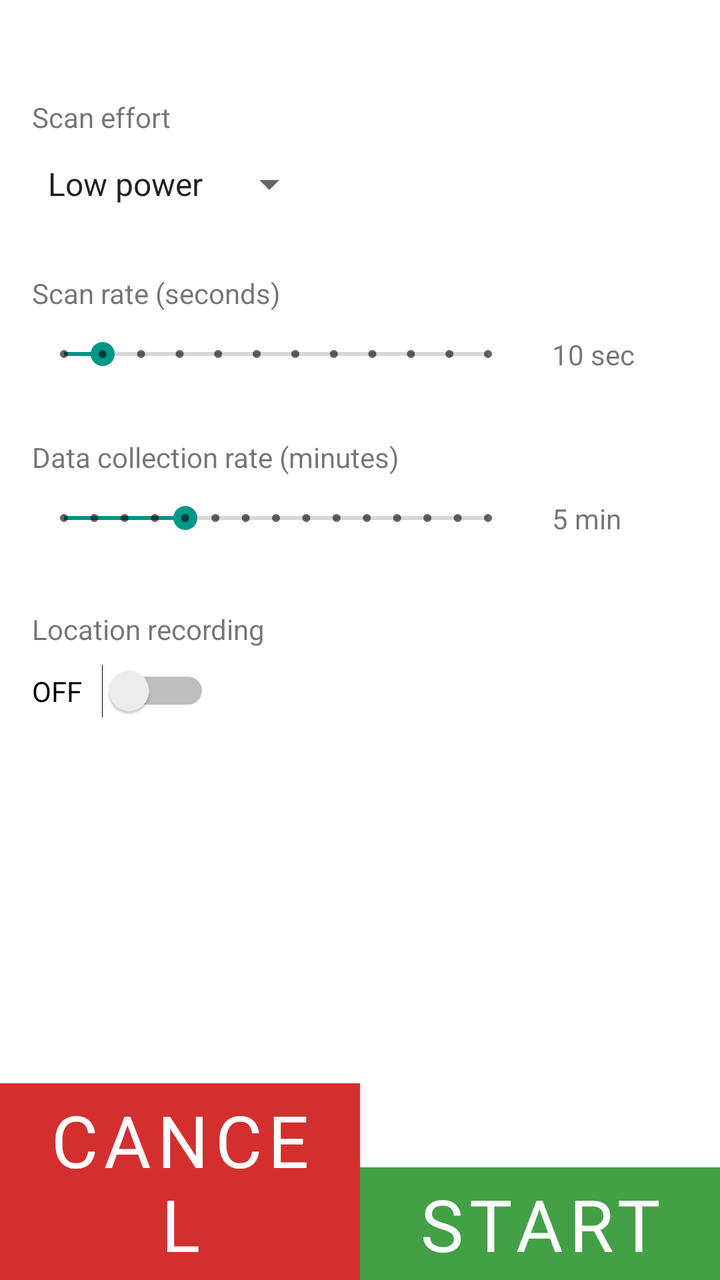
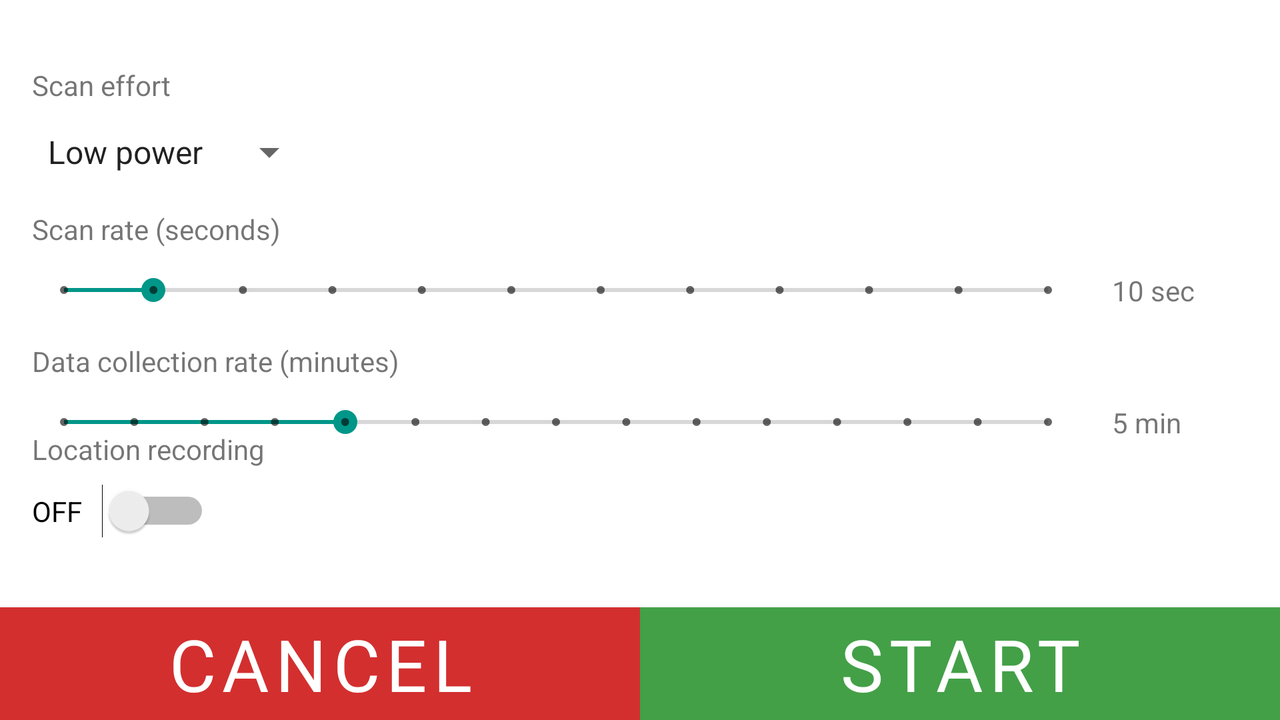

Compare how this app lays out the same screen by default and in its alternative resource folder. The renders come first, then the two layout files and the values they reference.
<!-- AndroidManifest.xml: application theme AppTheme -->
<!-- res/layout/data_collection_options_fragment.xml -->
<?xml version="1.0" encoding="utf-8"?>
<ScrollView xmlns:android="http://schemas.android.com/apk/res/android"
    xmlns:app="http://schemas.android.com/apk/res-auto"
    xmlns:tools="http://schemas.android.com/tools"
    android:layout_width="match_parent"
    android:layout_height="match_parent"
    android:fillViewport="true"
    tools:context=".ui.dataCollectionOptions.DataCollectionOptionsFragment">

    <androidx.constraintlayout.widget.ConstraintLayout
        android:layout_width="match_parent"
        android:layout_height="wrap_content">

        <Button
            android:id="@+id/dataCollectionOptionsCancelButton"
            android:layout_width="0dp"
            android:layout_height="wrap_content"
            android:backgroundTint="#D32F2F"
            android:fontFamily="@font/open_sans"
            android:insetTop="0dp"
            android:insetBottom="0dp"
            android:text="Cancel"
            android:textSize="36sp"
            android:typeface="sans"
            app:cornerRadius="0dp"
            app:layout_constraintBottom_toBottomOf="parent"
            app:layout_constraintEnd_toStartOf="@+id/verticalGuideline"
            app:layout_constraintStart_toStartOf="parent" />

        <Button
            android:id="@+id/dataCollectionOptionsStartButton"
            android:layout_width="0dp"
            android:layout_height="wrap_content"
            android:backgroundTint="#43A047"
            android:fontFamily="@font/open_sans"
            android:insetTop="0dp"
            android:insetBottom="0dp"
            android:text="Start"
            android:textSize="36sp"
            android:typeface="monospace"
            app:cornerRadius="0dp"
            app:layout_constraintBottom_toBottomOf="parent"
            app:layout_constraintEnd_toEndOf="parent"
            app:layout_constraintStart_toStartOf="@+id/verticalGuideline" />

        <androidx.constraintlayout.widget.Guideline
            android:id="@+id/verticalGuideline"
            android:layout_width="wrap_content"
            android:layout_height="wrap_content"
            android:orientation="vertical"
            app:layout_constraintGuide_percent="0.5" />

        <SeekBar
            android:id="@+id/dataCollectionOptionsScanRateSeekbar"
            style="@style/Widget.AppCompat.SeekBar.Discrete"
            android:layout_width="0dp"
            android:layout_height="wrap_content"
            android:layout_marginStart="16dp"
            android:layout_marginTop="64dp"
            android:layout_marginEnd="100dp"
            android:max="11"
            android:progress="1"
            app:layout_constraintEnd_toEndOf="parent"
            app:layout_constraintHorizontal_bias="1.0"
            app:layout_constraintStart_toStartOf="parent"
            app:layout_constraintTop_toBottomOf="@+id/dataCollectionOptionsEffortSpinner" />

        <SeekBar
            android:id="@+id/dataCollectionOptionsDataRateSeekbar"
            style="@style/Widget.AppCompat.SeekBar.Discrete"
            android:layout_width="0dp"
            android:layout_height="wrap_content"
            android:layout_marginTop="64dp"
            android:max="14"
            android:progress="4"
            app:layout_constraintEnd_toEndOf="@+id/dataCollectionOptionsScanRateSeekbar"
            app:layout_constraintStart_toStartOf="@+id/dataCollectionOptionsEffortSpinner"
            app:layout_constraintTop_toBottomOf="@+id/dataCollectionOptionsScanRateSeekbar" />

        <TextView
            android:id="@+id/dataCollectionOptionsScanRateTV"
            android:layout_width="wrap_content"
            android:layout_height="wrap_content"
            android:layout_marginBottom="12dp"
            android:text="Scan rate (seconds)"
            app:layout_constraintBottom_toTopOf="@+id/dataCollectionOptionsScanRateSeekbar"
            app:layout_constraintStart_toStartOf="@+id/dataCollectionOptionsScanRateSeekbar" />

        <Spinner
            android:id="@+id/dataCollectionOptionsEffortSpinner"
            android:layout_width="wrap_content"
            android:layout_height="wrap_content"
            android:layout_marginTop="80dp"
            android:entries="@array/effortArray"
            android:spinnerMode="dialog"
            app:layout_constraintStart_toStartOf="@+id/dataCollectionOptionsScanRateSeekbar"
            app:layout_constraintTop_toTopOf="parent" />

        <TextView
            android:id="@+id/dataCollectionOptionsEffortTV"
            android:layout_width="wrap_content"
            android:layout_height="wrap_content"
            android:layout_marginBottom="12dp"
            android:text="Scan effort"
            app:layout_constraintBottom_toTopOf="@+id/dataCollectionOptionsEffortSpinner"
            app:layout_constraintStart_toStartOf="@+id/dataCollectionOptionsEffortSpinner" />

        <TextView
            android:id="@+id/dataCollectionOptionsDataRateTV"
            android:layout_width="wrap_content"
            android:layout_height="wrap_content"
            android:layout_marginBottom="12dp"
            android:text="Data collection rate (minutes)"
            app:layout_constraintBottom_toTopOf="@+id/dataCollectionOptionsDataRateSeekbar"
            app:layout_constraintStart_toStartOf="@+id/dataCollectionOptionsDataRateSeekbar" />

        <Switch
            android:id="@+id/dataCollectionOptionsSwitch"
            android:layout_width="wrap_content"
            android:layout_height="wrap_content"
            android:layout_marginTop="64dp"
            android:checked="false"
            android:splitTrack="false"
            android:switchPadding="10dp"
            android:text="OFF"
            android:thumbTextPadding="25dp"
            app:layout_constraintStart_toStartOf="@+id/dataCollectionOptionsDataRateSeekbar"
            app:layout_constraintTop_toBottomOf="@+id/dataCollectionOptionsDataRateSeekbar"
            tools:checked="false" />

        <TextView
            android:id="@+id/dataCollectionOptionsSwitchTV"
            android:layout_width="wrap_content"
            android:layout_height="wrap_content"
            android:layout_marginBottom="8dp"
            android:text="Location recording"
            app:layout_constraintBottom_toTopOf="@+id/dataCollectionOptionsSwitch"
            app:layout_constraintStart_toStartOf="@+id/dataCollectionOptionsSwitch" />

        <TextView
            android:id="@+id/dataCollectionOptionsScanRateValueTV"
            android:layout_width="wrap_content"
            android:layout_height="wrap_content"
            android:layout_marginStart="16dp"
            android:text="10 sec"
            app:layout_constraintBottom_toBottomOf="@+id/dataCollectionOptionsScanRateSeekbar"
            app:layout_constraintStart_toEndOf="@+id/dataCollectionOptionsScanRateSeekbar"
            app:layout_constraintTop_toTopOf="@+id/dataCollectionOptionsScanRateSeekbar" />

        <TextView
            android:id="@+id/dataCollectionOptionsDataRateValueTV"
            android:layout_width="wrap_content"
            android:layout_height="wrap_content"
            android:layout_marginStart="16dp"
            android:text="5 min"
            app:layout_constraintBottom_toBottomOf="@+id/dataCollectionOptionsDataRateSeekbar"
            app:layout_constraintStart_toEndOf="@+id/dataCollectionOptionsDataRateSeekbar"
            app:layout_constraintTop_toTopOf="@+id/dataCollectionOptionsDataRateSeekbar" />

    </androidx.constraintlayout.widget.ConstraintLayout>

</ScrollView>
<!-- resources referenced by this layout -->
<resources>
  <string-array name="effortArray">
          <item>Low power</item>
          <item>Balanced</item>
          <item>Aggressive</item>
      </string-array>
  <style name="AppTheme" parent="Theme.MaterialComponents.Light.NoActionBar">
          
          <item name="colorPrimary">@color/colorPrimary</item>
          <item name="colorPrimaryDark">@color/colorPrimaryDark</item>
          <item name="colorOnPrimary">#FFFFFF</item>
          <item name="colorSecondary">#009688</item>
  
          <item name="colorOnSecondary">#F7F7F7</item>
          <item name="colorError">#F44336</item>
          <item name="colorOnError">#FFFFFF</item>
          <item name="android:navigationBarColor">@color/colorPrimaryDark</item>
      </style>
  <color name="colorPrimary">#7C7C7C</color>
  <color name="colorPrimaryDark">#4D4A4A</color>
</resources>
<!-- res/layout-land/data_collection_options_fragment.xml (the repository's variant of the layout above) -->
<!-- drawn on the phone turned sideways -->
<?xml version="1.0" encoding="utf-8"?>
<ScrollView xmlns:android="http://schemas.android.com/apk/res/android"
    xmlns:app="http://schemas.android.com/apk/res-auto"
    xmlns:tools="http://schemas.android.com/tools"
    android:layout_width="match_parent"
    android:layout_height="match_parent"
    android:fillViewport="true"
    tools:context=".ui.dataCollectionOptions.DataCollectionOptionsFragment">

    <androidx.constraintlayout.widget.ConstraintLayout
        android:layout_width="match_parent"
        android:layout_height="wrap_content">

        <Button
            android:id="@+id/dataCollectionOptionsCancelButton"
            android:layout_width="0dp"
            android:layout_height="wrap_content"
            android:backgroundTint="#D32F2F"
            android:fontFamily="@font/open_sans"
            android:insetTop="0dp"
            android:insetBottom="0dp"
            android:text="Cancel"
            android:textSize="36sp"
            android:typeface="sans"
            app:cornerRadius="0dp"
            app:layout_constraintBottom_toBottomOf="parent"
            app:layout_constraintEnd_toStartOf="@+id/verticalGuideline"
            app:layout_constraintStart_toStartOf="parent" />

        <Button
            android:id="@+id/dataCollectionOptionsStartButton"
            android:layout_width="0dp"
            android:layout_height="wrap_content"
            android:backgroundTint="#43A047"
            android:fontFamily="@font/open_sans"
            android:insetTop="0dp"
            android:insetBottom="0dp"
            android:text="Start"
            android:textSize="36sp"
            android:typeface="monospace"
            app:cornerRadius="0dp"
            app:layout_constraintBottom_toBottomOf="parent"
            app:layout_constraintEnd_toEndOf="parent"
            app:layout_constraintStart_toStartOf="@+id/verticalGuideline" />

        <androidx.constraintlayout.widget.Guideline
            android:id="@+id/verticalGuideline"
            android:layout_width="wrap_content"
            android:layout_height="wrap_content"
            android:orientation="vertical"
            app:layout_constraintGuide_percent="0.5" />

        <SeekBar
            android:id="@+id/dataCollectionOptionsScanRateSeekbar"
            style="@style/Widget.AppCompat.SeekBar.Discrete"
            android:layout_width="0dp"
            android:layout_height="wrap_content"
            android:layout_marginStart="16dp"
            android:layout_marginTop="48dp"
            android:layout_marginEnd="100dp"
            android:max="11"
            android:progress="1"
            app:layout_constraintEnd_toEndOf="parent"
            app:layout_constraintHorizontal_bias="1.0"
            app:layout_constraintStart_toStartOf="parent"
            app:layout_constraintTop_toBottomOf="@+id/dataCollectionOptionsEffortSpinner" />

        <SeekBar
            android:id="@+id/dataCollectionOptionsDataRateSeekbar"
            style="@style/Widget.AppCompat.SeekBar.Discrete"
            android:layout_width="0dp"
            android:layout_height="wrap_content"
            android:layout_marginTop="48dp"
            android:max="14"
            android:progress="4"
            app:layout_constraintEnd_toEndOf="@+id/dataCollectionOptionsScanRateSeekbar"
            app:layout_constraintStart_toStartOf="@+id/dataCollectionOptionsEffortSpinner"
            app:layout_constraintTop_toBottomOf="@+id/dataCollectionOptionsScanRateSeekbar" />

        <TextView
            android:id="@+id/dataCollectionOptionsScanRateTV"
            android:layout_width="wrap_content"
            android:layout_height="wrap_content"
            android:layout_marginBottom="12dp"
            android:text="Scan rate (seconds)"
            app:layout_constraintBottom_toTopOf="@+id/dataCollectionOptionsScanRateSeekbar"
            app:layout_constraintStart_toStartOf="@+id/dataCollectionOptionsScanRateSeekbar" />

        <Spinner
            android:id="@+id/dataCollectionOptionsEffortSpinner"
            android:layout_width="wrap_content"
            android:layout_height="wrap_content"
            android:layout_marginTop="64dp"
            android:entries="@array/effortArray"
            android:spinnerMode="dialog"
            app:layout_constraintStart_toStartOf="@+id/dataCollectionOptionsScanRateSeekbar"
            app:layout_constraintTop_toTopOf="parent" />

        <TextView
            android:id="@+id/dataCollectionOptionsEffortTV"
            android:layout_width="wrap_content"
            android:layout_height="wrap_content"
            android:layout_marginBottom="12dp"
            android:text="Scan effort"
            app:layout_constraintBottom_toTopOf="@+id/dataCollectionOptionsEffortSpinner"
            app:layout_constraintStart_toStartOf="@+id/dataCollectionOptionsEffortSpinner" />

        <TextView
            android:id="@+id/dataCollectionOptionsDataRateTV"
            android:layout_width="wrap_content"
            android:layout_height="wrap_content"
            android:layout_marginBottom="12dp"
            android:text="Data collection rate (minutes)"
            app:layout_constraintBottom_toTopOf="@+id/dataCollectionOptionsDataRateSeekbar"
            app:layout_constraintStart_toStartOf="@+id/dataCollectionOptionsDataRateSeekbar" />

        <Switch
            android:id="@+id/dataCollectionOptionsSwitch"
            android:layout_width="wrap_content"
            android:layout_height="wrap_content"
            android:checked="false"
            android:splitTrack="false"
            android:switchPadding="10dp"
            android:text="OFF"
            android:thumbTextPadding="25dp"
            app:layout_constraintBottom_toTopOf="@+id/dataCollectionOptionsCancelButton"
            app:layout_constraintStart_toStartOf="@+id/dataCollectionOptionsDataRateSeekbar"
            app:layout_constraintTop_toBottomOf="@+id/dataCollectionOptionsDataRateSeekbar"
            app:layout_constraintVertical_bias="0.39"
            tools:checked="false" />

        <TextView
            android:id="@+id/dataCollectionOptionsSwitchTV"
            android:layout_width="wrap_content"
            android:layout_height="wrap_content"
            android:layout_marginBottom="8dp"
            android:text="Location recording"
            app:layout_constraintBottom_toTopOf="@+id/dataCollectionOptionsSwitch"
            app:layout_constraintStart_toStartOf="@+id/dataCollectionOptionsSwitch" />

        <TextView
            android:id="@+id/dataCollectionOptionsScanRateValueTV"
            android:layout_width="wrap_content"
            android:layout_height="wrap_content"
            android:layout_marginStart="16dp"
            android:text="10 sec"
            app:layout_constraintBottom_toBottomOf="@+id/dataCollectionOptionsScanRateSeekbar"
            app:layout_constraintStart_toEndOf="@+id/dataCollectionOptionsScanRateSeekbar"
            app:layout_constraintTop_toTopOf="@+id/dataCollectionOptionsScanRateSeekbar" />

        <TextView
            android:id="@+id/dataCollectionOptionsDataRateValueTV"
            android:layout_width="wrap_content"
            android:layout_height="wrap_content"
            android:layout_marginStart="16dp"
            android:text="5 min"
            app:layout_constraintBottom_toBottomOf="@+id/dataCollectionOptionsDataRateSeekbar"
            app:layout_constraintStart_toEndOf="@+id/dataCollectionOptionsDataRateSeekbar"
            app:layout_constraintTop_toTopOf="@+id/dataCollectionOptionsDataRateSeekbar" />

    </androidx.constraintlayout.widget.ConstraintLayout>

</ScrollView>
